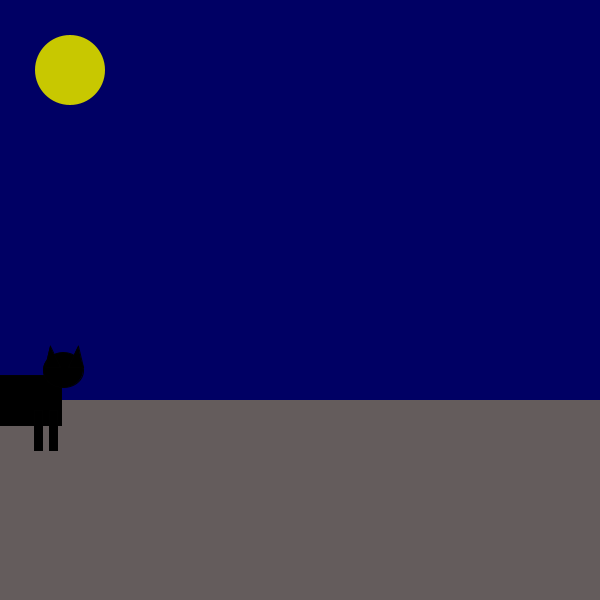
Frame 1 (no input)
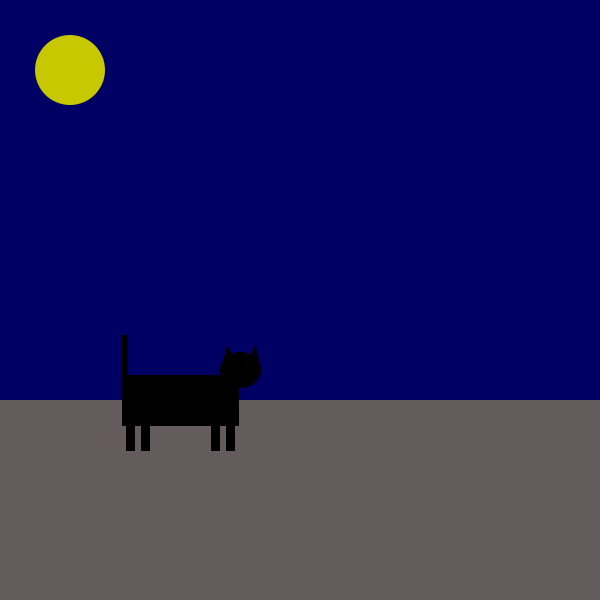
Frame 60 (the mouse pressed at the canvas centre just before this capture)
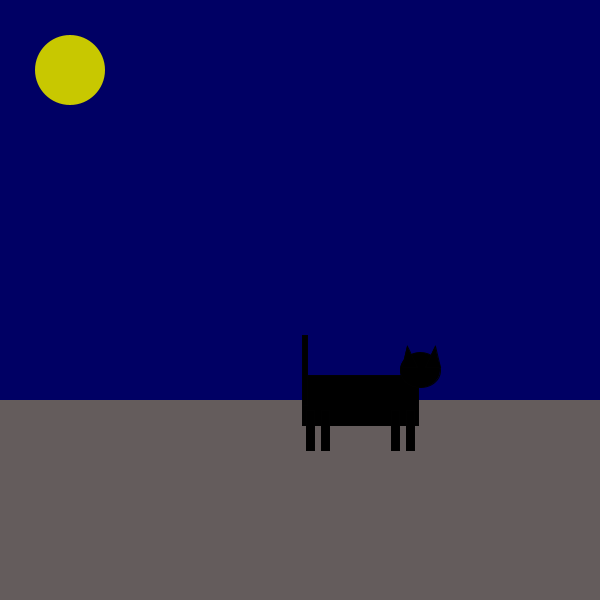
Frame 120 (the mouse held since frame 60 and released just before this capture)

The Processing sketch that drew these frames (run headless with seeded random() and noise(); from frame 60 on, the mouse is pressed at the canvas centre):

// Processing sketch: Function_Cat_Plus_ShifSauce
// ── Function_Cat_Plus_ShifSauce.pde
//Function Example Drawing a Cat

int x;
int speed;

//=====================VOID SETUP START=====================
void setup(){
 
 background(0); 
 size(600,600);
 frameRate(30);
 
 x = 0;
 speed = 3;
}
//=====================VOID SETUP END=====================


//=====================VOID DRAW START=====================
void draw(){
  
 background(0,0,100);
 ground();
 moon();
 move();
 bounce();
 cat();
 
 
}
//=====================VOID DRAW END=====================

//=========SHIFF CODE

void move() { 
  // Change the x location by speed
  x = x + speed;
}

// A function to bounce the ball
void bounce() {
  // If weâ€™ve reached an edge, reverse speed
  if ((x > width) || (x < 0)) {
    speed = speed * - 1;
  }
}


//=====================VOID CAT START=====================
//This function draws a black cat

void cat(){
  
  //int x, y, legLength, legWidth;    //declare local integer variables for cat
  int y, legLength, legWidth;
  
  rectMode(CENTER);  //set rect mode
  stroke(1);
  
  /*
  x = mouseX;    //assign current mouse xposition to x
  y = mouseY;    //assign current mouse yposition to y
  println("Current X Pos = "+x);
  println("Current Y Post = "+y);
  */
  y = 400;
  legWidth = 8;          //assign width of leg
  legLength = 40;        //assign length of leg
  
  fill(0);               //cat color
  rect(x,y,116,50);      //body
  
  ellipse(x+60,y-30,40,35);  //head  
  triangle(x+60-18,y-30-3, x+60-18+5, y-30-12-12, x+60-18+15, y-30-3);  //forward ear
  triangle(x+60+5,y-30-3, x+60+15, y-30-12-12, x+60+15+5, y-30-3);  //rear ear  
  
  rect(x-50,y+30,legWidth,legLength);  //back leg forward
  rect(x-35,y+30,legWidth,legLength);  //back leg behind
  
  rect(x+50,y+30,legWidth,legLength);  //front leg forward
  rect(x+35,y+30,legWidth,legLength);  //front leg behind
  
  rect(x-55,y-30, 5, 70);      //tail

}
//=====================VOID CAT END=====================

//=====================VOID GROUND START=====================
void ground(){
  fill(100,92,92);
  rectMode(CORNER);
  noStroke();
  rect(0,400,width, height/3);
}
//=====================VOID GROUND END=====================


//=====================VOID MOON START=====================
void moon(){
  fill(200,200,0);
  ellipse(70,70, 70,70);
}
//=====================VOID MOON END=====================
